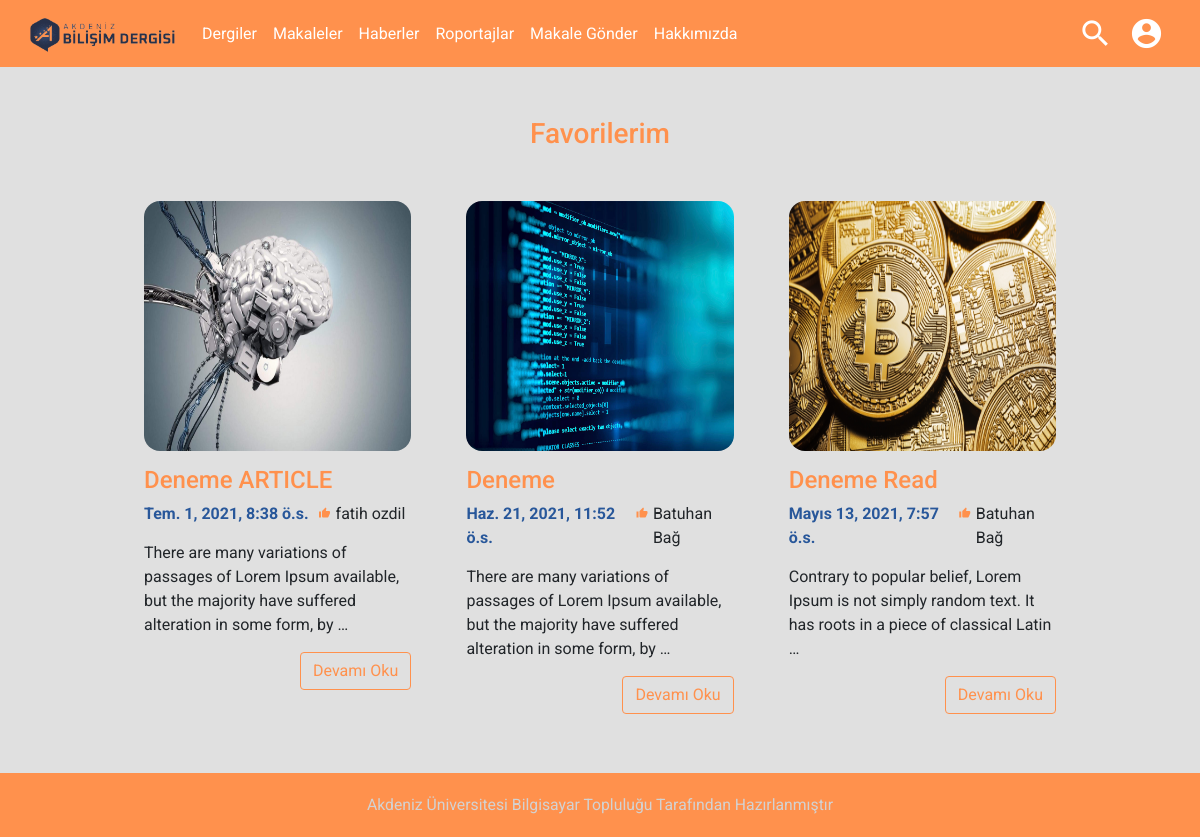
Page /articles/favourite_list/ (signed in) on the committed database.
### article/models.py (models this page shows, shortened)
class Article(models.Model):
    category = (
        ('Yapay Zeka', 'Yapay Zeka'),
        ('Yazılım', 'Yazılım'),
        ('Kripto Para', 'Kripto Para'),
        ('Donanım', 'Donanım'),
    )
    author = models.ForeignKey(
        "account.Account", on_delete=models.CASCADE, verbose_name="Yazar ")
    title = models.CharField(max_length=50, verbose_name="Başlık")
    content = RichTextUploadingField()
    created_date = models.DateTimeField(
        auto_now_add=True, verbose_name="Oluşturulma Tarihi")
    article_image = models.FileField(
        blank=True, null=True, verbose_name="Makaleye Fotoğraf Ekleyin")
    article_category = models.CharField(
        max_length=20, choices=category, default='Yazılım', verbose_name="Makale Kategori")
    likes = models.ManyToManyField(
        "account.Account", related_name='likes', blank=True)
    favourite = models.ManyToManyField(
        "account.Account", related_name='favourite', blank=True)
    read = models.IntegerField(default=0)
    class Meta:
        ordering = ['-created_date']

### account/models.py (models this page shows, shortened)
class Account(AbstractBaseUser):
    accType = (
        ('accType1', 'Öğrenci'),
        ('accType2', 'Akademisyen')
    )
    email = models.EmailField(verbose_name="email", max_length=60, unique=True)
    username = models.CharField(max_length=30)
    date_joined = models.DateTimeField(
        verbose_name='date joined', auto_now_add=True)
    last_login = models.DateTimeField(verbose_name='last login', auto_now=True)
    is_admin = models.BooleanField(default=False)
    is_active = models.BooleanField(default=True)
    is_staff = models.BooleanField(default=False)
    is_superuser = models.BooleanField(default=False)
    universty = models.CharField(max_length=250)
    fullName = models.CharField(max_length=30)
    department = models.CharField(max_length=250)
    account_type = models.CharField(
        max_length=10, choices=accType, default='accType1')
    account_avatar = models.FileField(
        blank=True, null=True, verbose_name='Fotoğraf ekle')
    USERNAME_FIELD = 'email'
    REQUIRED_FIELDS = ['fullName', 'universty', 'department', 'account_type']
    objects = MyAccountManager()

### article/views.py (the view)
# urls.py: path('favourite_list/', views.favourite_list, name="favourite_list"),
def favourite_list(request):
    keyword = request.GET.get("keyword")
    if keyword:
        articles = Article.objects.filter(title__contains=keyword)
        return render(request, "articles.html", {"articles": articles})
    user = request.user
    favourite_posts = user.favourite.all()
    context = {
        'favourite_posts': favourite_posts
    }
    return render(request, "favourites.html", context)

### templates/favourites.html (shortened to what this page needs)
{% extends "layout.html" %}
{% load static %}
{% block body %}
<link rel="stylesheet" href="{% static 'css/footer.css' %}">
<link rel="stylesheet" href="{% static 'css/news.css' %}">
<link rel="stylesheet" href="{% static 'css/socialMedia.css' %}">
<link rel="stylesheet" href="{% static 'css/navbar.css' %}">
<div class="container mb-5 ">
    <h3 style="color: #ff914d; margin: 50px 0; text-align: center ;">Favorilerim</h3>
    <div class="row ">
        <div class="newsWrapper  col-md-12">
            {% if favourite_posts %}
            {% for favs in favourite_posts %}
            <div class="flexItem">
                <div class="newsItem">
                    <img style="width: 100%" height="250px" src="{{favs.article_image.url}}" alt="news">
                    <h4 style=" margin-top: 15px;"><a
                            href="{% url 'article:detail' favs.id %}">{{favs.title|safe|truncatechars:30}}</a>
                    </h4>
                    <div class="newsHeader">
                        <time>{{favs.created_date}}</time>
                        <span class="newsLike">
                            <span style="font-size: 12px; ;" class="material-icons">
                            </span>
                        </span>
                        <p class="author">{{favs.author.fullName}}</p>
                    </div>
                    <p>{{favs.content|safe|truncatewords:20}}</p>
                    <a type="button" href="{% url 'article:detail' favs.id %}" class="btn right">Devamı Oku</a>
                </div>
            </div>
            {% endfor %}
            {% else %}
            <div class="alert alert-danger">
                Makale Bulunamadı
            </div>
            {% endif %}
        </div>
    </div>
</div>
{% endblock body %}

### static/css/navbar.css (style rules this page uses)
span { user-select: none; }
.right { display: block; margin-left: auto; margin-top: 15px; color: #ff914d; border: 1px solid #ff914d; }

### static/css/news.css (style rules this page uses)
body { font-family: "Roboto", sans-serif; background-color: rgb(224, 224, 224); }
.newsWrapper { padding: 0 10%; display: flex; flex-wrap: wrap; justify-content: space-between; }
p { margin-bottom: 0px; }
.flexItem { width: 45%; display: flex; }
.newsItem { display: flex; flex-direction: column; margin-bottom: 40px; }
.newsItem > img { border-radius: 16px; }
.newsHeader { display: flex; align-items: baseline; margin-bottom: 15px; }
.newsItem > h4 > a { text-decoration: none; color: #ff914d; }
.newsLike { display: flex; color: #ff914d; font-size: 12px; align-items: baseline; }
time { color: rgb(40, 87, 154); font-weight: bold; margin: 0 10px 0 0; }
.author { margin-left: 5px; }

### templates/layout.html (style rules this page uses)
body { font-family: 'Roboto', sans-serif; background-color: rgb(224, 224, 224); }

### templates/favourites.html (style rules this page uses)
.flexItem { width: 29.3%; display: flex; }

### rows in the picture
Article: article_image (picture), title "Deneme ARTICLE", created_date "Tem. 1, 2021, 8:38 ö.s.", author.fullName "fatih ozdil", content "There are many variations of passages of Lorem Ipsum available, but the majority have suffered alteration in some form, by …"
Article: article_image (picture), title "Deneme", created_date "Haz. 21, 2021, 11:52 ö.s.", author.fullName "Batuhan Bağ", content "There are many variations of passages of Lorem Ipsum available, but the majority have suffered alteration in some form, by …"
Article: article_image (picture), title "Deneme Read", created_date "Mayıs 13, 2021, 7:57 ö.s.", author.fullName "Batuhan Bağ", content "Contrary to popular belief, Lorem Ipsum is not simply random text. It has roots in a piece of classical Latin …"
